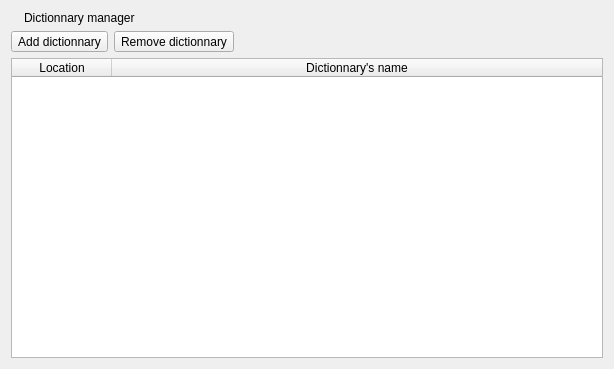
<?xml version="1.0" encoding="UTF-8"?>
<ui version="4.0">
 <class>dicoManager</class>
 <widget class="QWidget" name="dicoManager">
  <property name="geometry">
   <rect>
    <x>0</x>
    <y>0</y>
    <width>614</width>
    <height>369</height>
   </rect>
  </property>
  <property name="windowTitle">
   <string>Form</string>
  </property>
  <layout class="QVBoxLayout" name="verticalLayout">
   <item>
    <layout class="QHBoxLayout" name="horizontalLayout" stretch="0,100">
     <item>
      <widget class="QLabel" name="label_2">
       <property name="text">
        <string/>
       </property>
       <property name="pixmap">
        <pixmap resource="gui.qrc">:/dict.png</pixmap>
       </property>
      </widget>
     </item>
     <item>
      <widget class="QLabel" name="label">
       <property name="text">
        <string>Dictionnary manager</string>
       </property>
      </widget>
     </item>
    </layout>
   </item>
   <item>
    <layout class="QHBoxLayout" name="horizontalLayout_2" stretch="0,0,0">
     <property name="bottomMargin">
      <number>0</number>
     </property>
     <item>
      <widget class="QToolButton" name="addDico">
       <property name="text">
        <string>Add dictionnary</string>
       </property>
       <property name="icon">
        <iconset resource="gui.qrc">
         <normaloff>:/add_dico</normaloff>:/add_dico</iconset>
       </property>
       <property name="toolButtonStyle">
        <enum>Qt::ToolButtonTextBesideIcon</enum>
       </property>
      </widget>
     </item>
     <item>
      <widget class="QToolButton" name="rmDico">
       <property name="text">
        <string>Remove dictionnary</string>
       </property>
       <property name="icon">
        <iconset resource="gui.qrc">
         <normaloff>:/del_dump.png</normaloff>:/del_dump.png</iconset>
       </property>
       <property name="toolButtonStyle">
        <enum>Qt::ToolButtonTextBesideIcon</enum>
       </property>
      </widget>
     </item>
     <item>
      <spacer name="horizontalSpacer">
       <property name="orientation">
        <enum>Qt::Horizontal</enum>
       </property>
       <property name="sizeHint" stdset="0">
        <size>
         <width>40</width>
         <height>20</height>
        </size>
       </property>
      </spacer>
     </item>
    </layout>
   </item>
   <item>
    <layout class="QHBoxLayout" name="horizontalLayout_3">
     <item>
      <widget class="QTableWidget" name="dicos">
       <property name="selectionMode">
        <enum>QAbstractItemView::SingleSelection</enum>
       </property>
       <property name="selectionBehavior">
        <enum>QAbstractItemView::SelectRows</enum>
       </property>
       <attribute name="horizontalHeaderStretchLastSection">
        <bool>true</bool>
       </attribute>
       <attribute name="verticalHeaderVisible">
        <bool>false</bool>
       </attribute>
       <column>
        <property name="text">
         <string>Location</string>
        </property>
       </column>
       <column>
        <property name="text">
         <string>Dictionnary's name</string>
        </property>
       </column>
      </widget>
     </item>
    </layout>
   </item>
  </layout>
 </widget>
 <resources>
  <include location="gui.qrc"/>
 </resources>
 <connections/>
</ui>
